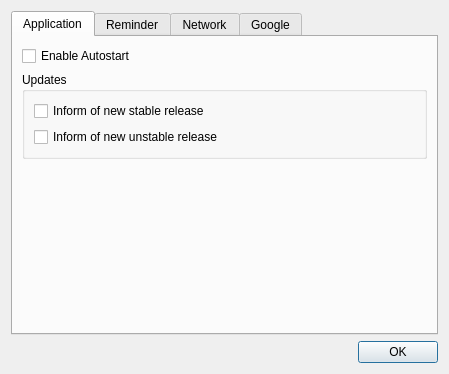
<?xml version="1.0" encoding="UTF-8"?>
<ui version="4.0">
 <class>Settings</class>
 <widget class="QDialog" name="Settings">
  <property name="windowModality">
   <enum>Qt::NonModal</enum>
  </property>
  <property name="geometry">
   <rect>
    <x>0</x>
    <y>0</y>
    <width>449</width>
    <height>374</height>
   </rect>
  </property>
  <property name="windowTitle">
   <string>Settings</string>
  </property>
  <property name="windowIcon">
   <iconset>
    <normaloff>:/images/settings</normaloff>:/images/settings</iconset>
  </property>
  <layout class="QVBoxLayout" name="verticalLayout_7">
   <item>
    <widget class="QTabWidget" name="tabWidget">
     <property name="currentIndex">
      <number>0</number>
     </property>
     <widget class="QWidget" name="tabApplication">
      <attribute name="icon">
       <iconset>
        <normaloff>:/images/icon</normaloff>:/images/icon</iconset>
      </attribute>
      <attribute name="title">
       <string>Application</string>
      </attribute>
      <layout class="QVBoxLayout" name="verticalLayout_6">
       <item>
        <widget class="QCheckBox" name="checkBoxAutostart">
         <property name="toolTip">
          <string>Starts QTV automatically with the computer</string>
         </property>
         <property name="text">
          <string>Enable Autostart</string>
         </property>
        </widget>
       </item>
       <item>
        <widget class="QGroupBox" name="groupBox_2">
         <property name="title">
          <string>Updates</string>
         </property>
         <layout class="QVBoxLayout" name="verticalLayout_2">
          <item>
           <widget class="QCheckBox" name="checkBoxStable">
            <property name="toolTip">
             <string>Get informed when a new stable version of QTV is available</string>
            </property>
            <property name="text">
             <string>Inform of new stable release</string>
            </property>
           </widget>
          </item>
          <item>
           <widget class="QCheckBox" name="checkBoxUnstable">
            <property name="toolTip">
             <string>Get informed when a new unstable version of QTV is available</string>
            </property>
            <property name="text">
             <string>Inform of new unstable release</string>
            </property>
           </widget>
          </item>
         </layout>
        </widget>
       </item>
       <item>
        <spacer name="verticalSpacer">
         <property name="orientation">
          <enum>Qt::Vertical</enum>
         </property>
         <property name="sizeHint" stdset="0">
          <size>
           <width>20</width>
           <height>77</height>
          </size>
         </property>
        </spacer>
       </item>
      </layout>
     </widget>
     <widget class="QWidget" name="tabReminder">
      <attribute name="icon">
       <iconset>
        <normaloff>:/images/reminder</normaloff>:/images/reminder</iconset>
      </attribute>
      <attribute name="title">
       <string>Reminder</string>
      </attribute>
      <layout class="QVBoxLayout" name="verticalLayout_4">
       <item>
        <layout class="QHBoxLayout" name="horizontalLayout">
         <item>
          <widget class="QLabel" name="labelTimer">
           <property name="text">
            <string>Update-Timer:</string>
           </property>
          </widget>
         </item>
         <item>
          <widget class="QSpinBox" name="spinBoxMinutes">
           <property name="sizePolicy">
            <sizepolicy hsizetype="Fixed" vsizetype="Fixed">
             <horstretch>0</horstretch>
             <verstretch>0</verstretch>
            </sizepolicy>
           </property>
           <property name="value">
            <number>10</number>
           </property>
           <property name="maximum">
            <number>1500</number>
           </property>
          </widget>
         </item>
         <item>
          <widget class="QLabel" name="labelMinutes">
           <property name="text">
            <string>minutes</string>
           </property>
          </widget>
         </item>
         <item>
          <spacer name="horizontalSpacer">
           <property name="orientation">
            <enum>Qt::Horizontal</enum>
           </property>
           <property name="sizeHint" stdset="0">
            <size>
             <width>40</width>
             <height>20</height>
            </size>
           </property>
          </spacer>
         </item>
        </layout>
       </item>
       <item>
        <widget class="QCheckBox" name="checkBoxAutoDownload">
         <property name="toolTip">
          <string>Automatically download new episodes via torrent
The torrent program needs to be installed and properly configured.
NOTE: This download could be illegal!</string>
         </property>
         <property name="text">
          <string>Enable Auto-Loader</string>
         </property>
        </widget>
       </item>
       <item>
        <widget class="QGroupBox" name="groupBoxAutoLoader">
         <property name="enabled">
          <bool>false</bool>
         </property>
         <property name="title">
          <string>Auto-Loader</string>
         </property>
         <layout class="QVBoxLayout" name="verticalLayout_3">
          <item>
           <layout class="QHBoxLayout" name="horizontalLayout_3">
            <item>
             <widget class="QLabel" name="labelPrefixDaysAfter">
              <property name="text">
               <string>up to</string>
              </property>
             </widget>
            </item>
            <item>
             <widget class="QSpinBox" name="spinBoxDaysAfter"/>
            </item>
            <item>
             <widget class="QLabel" name="labelAppendixDaysAfter">
              <property name="text">
               <string>days after release</string>
              </property>
             </widget>
            </item>
            <item>
             <spacer name="horizontalSpacer_3">
              <property name="orientation">
               <enum>Qt::Horizontal</enum>
              </property>
              <property name="sizeHint" stdset="0">
               <size>
                <width>40</width>
                <height>20</height>
               </size>
              </property>
             </spacer>
            </item>
           </layout>
          </item>
          <item>
           <layout class="QHBoxLayout" name="horizontalLayout_4">
            <item>
             <widget class="QLabel" name="labelSites">
              <property name="text">
               <string>Sites:</string>
              </property>
             </widget>
            </item>
            <item>
             <widget class="QCheckBox" name="checkBoxBtjunkie">
              <property name="text">
               <string>btjunkie.org</string>
              </property>
             </widget>
            </item>
            <item>
             <widget class="QCheckBox" name="checkBoxIsohunt">
              <property name="text">
               <string>isohunt.com</string>
              </property>
             </widget>
            </item>
            <item>
             <widget class="QCheckBox" name="checkBoxPiratebay">
              <property name="text">
               <string>piratebay.org</string>
              </property>
             </widget>
            </item>
            <item>
             <spacer name="horizontalSpacer_4">
              <property name="orientation">
               <enum>Qt::Horizontal</enum>
              </property>
              <property name="sizeHint" stdset="0">
               <size>
                <width>40</width>
                <height>20</height>
               </size>
              </property>
             </spacer>
            </item>
           </layout>
          </item>
         </layout>
        </widget>
       </item>
       <item>
        <widget class="QGroupBox" name="groupBoxReminderTypes">
         <property name="title">
          <string>Reminder-Types</string>
         </property>
         <layout class="QVBoxLayout" name="verticalLayout">
          <item>
           <widget class="QCheckBox" name="checkBoxSysTray">
            <property name="toolTip">
             <string>Get reminded with a balloon message which shows up in the system tray</string>
            </property>
            <property name="text">
             <string>Balloon Message</string>
            </property>
           </widget>
          </item>
          <item>
           <widget class="QCheckBox" name="checkBoxMsgBox">
            <property name="toolTip">
             <string>Get reminded with a message box</string>
            </property>
            <property name="text">
             <string>MessageBox</string>
            </property>
           </widget>
          </item>
         </layout>
        </widget>
       </item>
       <item>
        <spacer name="verticalSpacer_2">
         <property name="orientation">
          <enum>Qt::Vertical</enum>
         </property>
         <property name="sizeHint" stdset="0">
          <size>
           <width>20</width>
           <height>41</height>
          </size>
         </property>
        </spacer>
       </item>
      </layout>
     </widget>
     <widget class="QWidget" name="tabNetwork">
      <attribute name="icon">
       <iconset>
        <normaloff>:/images/network</normaloff>:/images/network</iconset>
      </attribute>
      <attribute name="title">
       <string>Network</string>
      </attribute>
      <layout class="QVBoxLayout" name="verticalLayout_5">
       <item>
        <widget class="QCheckBox" name="checkBoxProxy">
         <property name="text">
          <string>Use a proxy</string>
         </property>
        </widget>
       </item>
       <item>
        <widget class="QGroupBox" name="groupBoxProxy">
         <property name="enabled">
          <bool>false</bool>
         </property>
         <property name="title">
          <string>Proxy-Settings</string>
         </property>
         <layout class="QGridLayout" name="gridLayout">
          <item row="0" column="0">
           <widget class="QLabel" name="labelProxy">
            <property name="text">
             <string>HTTP-Proxy:</string>
            </property>
           </widget>
          </item>
          <item row="0" column="1">
           <widget class="QLineEdit" name="lineEditProxy"/>
          </item>
          <item row="0" column="2">
           <widget class="QLabel" name="labelPort">
            <property name="text">
             <string>Port:</string>
            </property>
           </widget>
          </item>
          <item row="0" column="3">
           <widget class="QSpinBox" name="spinBoxPort">
            <property name="maximum">
             <number>999999</number>
            </property>
            <property name="value">
             <number>8080</number>
            </property>
           </widget>
          </item>
          <item row="1" column="0">
           <widget class="QLabel" name="labelUsername">
            <property name="text">
             <string>Username:</string>
            </property>
           </widget>
          </item>
          <item row="1" column="1">
           <widget class="QLineEdit" name="lineEditUsername"/>
          </item>
          <item row="1" column="2">
           <widget class="QLabel" name="labelPassword">
            <property name="text">
             <string>Password:</string>
            </property>
           </widget>
          </item>
          <item row="1" column="3">
           <widget class="QLineEdit" name="lineEditPassword">
            <property name="echoMode">
             <enum>QLineEdit::Password</enum>
            </property>
           </widget>
          </item>
         </layout>
        </widget>
       </item>
       <item>
        <spacer name="verticalSpacer_3">
         <property name="orientation">
          <enum>Qt::Vertical</enum>
         </property>
         <property name="sizeHint" stdset="0">
          <size>
           <width>20</width>
           <height>69</height>
          </size>
         </property>
        </spacer>
       </item>
      </layout>
     </widget>
     <widget class="QWidget" name="tabGoogle">
      <attribute name="icon">
       <iconset>
        <normaloff>:/images/google</normaloff>:/images/google</iconset>
      </attribute>
      <attribute name="title">
       <string>Google</string>
      </attribute>
      <layout class="QVBoxLayout" name="verticalLayout_10">
       <item>
        <layout class="QHBoxLayout" name="horizontalLayout_5">
         <item>
          <layout class="QVBoxLayout" name="verticalLayout_9">
           <item>
            <widget class="QLabel" name="labelGoogleUsername">
             <property name="text">
              <string>Username:</string>
             </property>
            </widget>
           </item>
           <item>
            <widget class="QLabel" name="labelGooglePassword">
             <property name="text">
              <string>Password:</string>
             </property>
            </widget>
           </item>
          </layout>
         </item>
         <item>
          <layout class="QVBoxLayout" name="verticalLayout_8">
           <item>
            <widget class="QLineEdit" name="lineEditGUsername">
             <property name="sizePolicy">
              <sizepolicy hsizetype="MinimumExpanding" vsizetype="Fixed">
               <horstretch>0</horstretch>
               <verstretch>0</verstretch>
              </sizepolicy>
             </property>
            </widget>
           </item>
           <item>
            <widget class="QLineEdit" name="lineEditGPassword">
             <property name="sizePolicy">
              <sizepolicy hsizetype="MinimumExpanding" vsizetype="Fixed">
               <horstretch>0</horstretch>
               <verstretch>0</verstretch>
              </sizepolicy>
             </property>
             <property name="echoMode">
              <enum>QLineEdit::Password</enum>
             </property>
            </widget>
           </item>
          </layout>
         </item>
         <item>
          <spacer name="horizontalSpacer_5">
           <property name="orientation">
            <enum>Qt::Horizontal</enum>
           </property>
           <property name="sizeHint" stdset="0">
            <size>
             <width>248</width>
             <height>20</height>
            </size>
           </property>
          </spacer>
         </item>
        </layout>
       </item>
       <item>
        <widget class="QCheckBox" name="checkBoxGReminder">
         <property name="text">
          <string>Enable Reminder</string>
         </property>
        </widget>
       </item>
       <item>
        <widget class="QGroupBox" name="groupBoxGReminder">
         <property name="enabled">
          <bool>false</bool>
         </property>
         <property name="title">
          <string>Reminder</string>
         </property>
         <layout class="QHBoxLayout" name="horizontalLayout_7">
          <item>
           <widget class="QComboBox" name="comboBoxGReminderType">
            <item>
             <property name="text">
              <string>E-Mail</string>
             </property>
            </item>
            <item>
             <property name="text">
              <string>SMS</string>
             </property>
            </item>
            <item>
             <property name="text">
              <string>Pop-up</string>
             </property>
            </item>
           </widget>
          </item>
          <item>
           <widget class="QSpinBox" name="spinBoxGReminderTime"/>
          </item>
          <item>
           <widget class="QComboBox" name="comboBoxGReminderUnit">
            <item>
             <property name="text">
              <string>Minutes</string>
             </property>
            </item>
            <item>
             <property name="text">
              <string>Hours</string>
             </property>
            </item>
            <item>
             <property name="text">
              <string>Days</string>
             </property>
            </item>
            <item>
             <property name="text">
              <string>Weeks</string>
             </property>
            </item>
           </widget>
          </item>
          <item>
           <spacer name="horizontalSpacer_7">
            <property name="orientation">
             <enum>Qt::Horizontal</enum>
            </property>
            <property name="sizeHint" stdset="0">
             <size>
              <width>138</width>
              <height>20</height>
             </size>
            </property>
           </spacer>
          </item>
         </layout>
        </widget>
       </item>
       <item>
        <spacer name="verticalSpacer_4">
         <property name="orientation">
          <enum>Qt::Vertical</enum>
         </property>
         <property name="sizeHint" stdset="0">
          <size>
           <width>17</width>
           <height>87</height>
          </size>
         </property>
        </spacer>
       </item>
      </layout>
     </widget>
    </widget>
   </item>
   <item>
    <layout class="QHBoxLayout" name="horizontalLayout_2">
     <item>
      <spacer name="horizontalSpacer_2">
       <property name="orientation">
        <enum>Qt::Horizontal</enum>
       </property>
       <property name="sizeHint" stdset="0">
        <size>
         <width>40</width>
         <height>20</height>
        </size>
       </property>
      </spacer>
     </item>
     <item>
      <widget class="QDialogButtonBox" name="buttonBox">
       <property name="standardButtons">
        <set>QDialogButtonBox::Ok</set>
       </property>
       <property name="centerButtons">
        <bool>false</bool>
       </property>
      </widget>
     </item>
    </layout>
   </item>
  </layout>
 </widget>
 <resources/>
 <connections/>
</ui>
